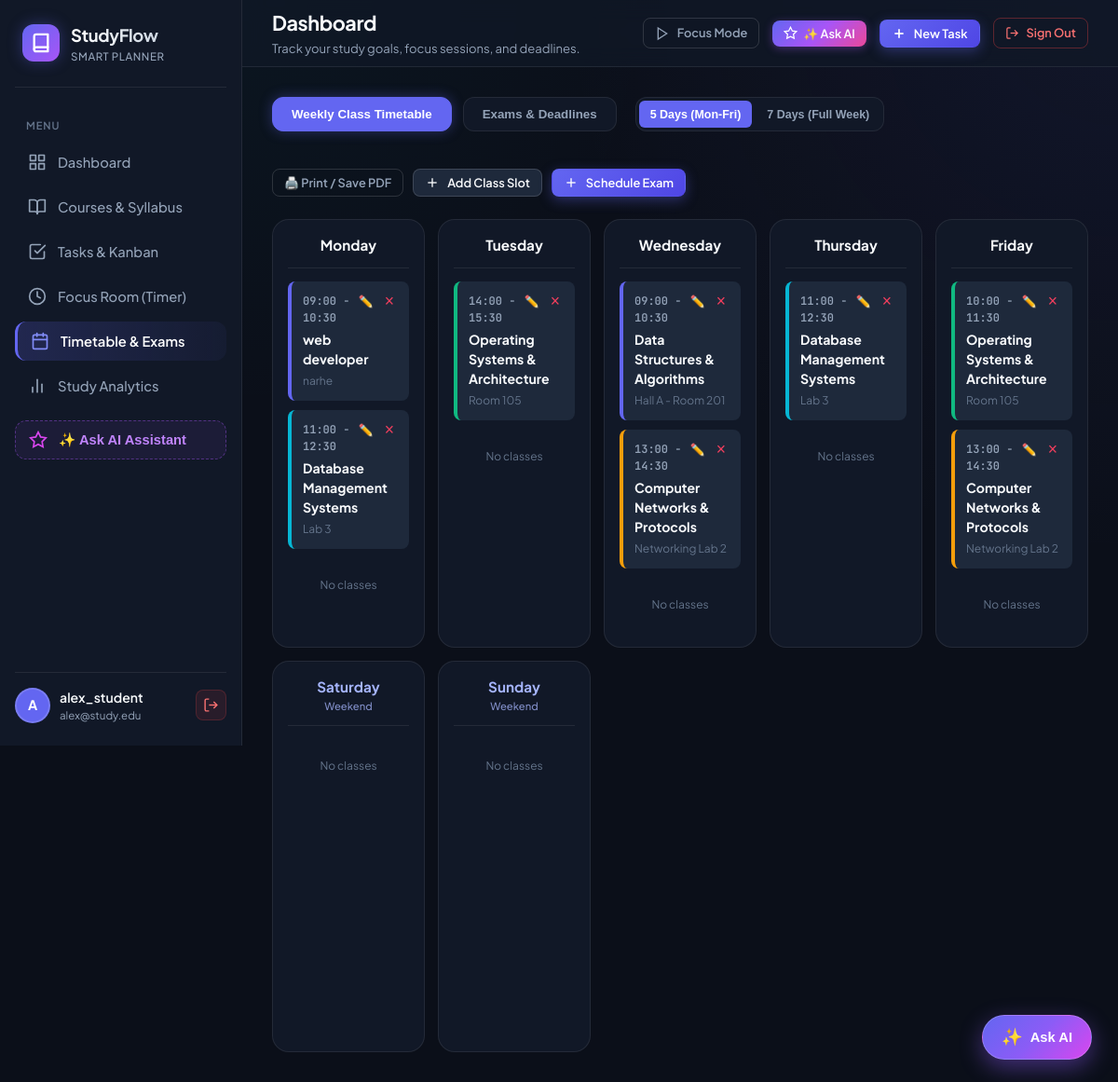
The app's page /calendar (signed in) with its own data.
### tables this page shows
CREATE TABLE users (
    id INTEGER PRIMARY KEY AUTOINCREMENT,
    username TEXT UNIQUE NOT NULL,
    email TEXT UNIQUE NOT NULL,
    password_hash TEXT NOT NULL,
    avatar_color TEXT DEFAULT '#6366f1',
    daily_goal_minutes INTEGER DEFAULT 120,
    created_at DATETIME DEFAULT CURRENT_TIMESTAMP
, auth_provider TEXT DEFAULT 'local', google_id TEXT, avatar_url TEXT);

CREATE TABLE timetable_slots (
    id INTEGER PRIMARY KEY AUTOINCREMENT,
    user_id INTEGER NOT NULL,
    subject_id INTEGER NOT NULL,
    day_of_week INTEGER NOT NULL CHECK(day_of_week BETWEEN 0 AND 6), -- 0 = Monday, 6 = Sunday
    start_time TEXT NOT NULL, -- Format 'HH:MM' e.g. '09:30'
    end_time TEXT NOT NULL,   -- Format 'HH:MM' e.g. '11:00'
    location TEXT,
    created_at DATETIME DEFAULT CURRENT_TIMESTAMP,
    FOREIGN KEY (user_id) REFERENCES users(id) ON DELETE CASCADE,
    FOREIGN KEY (subject_id) REFERENCES subjects(id) ON DELETE CASCADE
);

CREATE TABLE subjects (
    id INTEGER PRIMARY KEY AUTOINCREMENT,
    user_id INTEGER NOT NULL,
    name TEXT NOT NULL,
    code TEXT,
    color TEXT NOT NULL DEFAULT '#6366f1',
    icon TEXT DEFAULT 'book',
    target_hours_per_week REAL DEFAULT 5.0,
    created_at DATETIME DEFAULT CURRENT_TIMESTAMP,
    FOREIGN KEY (user_id) REFERENCES users(id) ON DELETE CASCADE
);

### backend/routes/view_routes.py (the view)
@views_bp.route('/calendar')
@login_required
def calendar():
    user_id = get_current_user_id()
    user = get_current_user()
    if not user:
        session.clear()
        return redirect(url_for('views.login'))
    subjects = get_user_subjects(user_id)
    timetable = query_db("""
        SELECT ts.*, s.name as subject_name, s.color as subject_color, s.code as subject_code
        FROM timetable_slots ts
        JOIN subjects s ON ts.subject_id = s.id
        WHERE ts.user_id = ?
        ORDER BY ts.day_of_week, ts.start_time
    """, (user_id,))
    exams = query_db("""
        SELECT e.*, s.name as subject_name, s.color as subject_color
        FROM exams e
        JOIN subjects s ON e.subject_id = s.id
        WHERE e.user_id = ?
        ORDER BY e.exam_date ASC
    """, (user_id,))
    return render_template('pages/calendar.html',
                           user=user,
                           subjects=subjects,
                           timetable=timetable,
                           exams=exams,
                           active_page='calendar')

### frontend/templates/pages/calendar.html (shortened to what this page needs)
{% extends 'layouts/base.html' %}
{% block extra_css %}
<link rel="stylesheet" href="{{ url_for('static', filename='css/pages/calendar.css') }}">
{% endblock %}
{% block content %}
<div style="display: flex; justify-content: space-between; align-items: center; margin-bottom: 24px; flex-wrap: wrap; gap: 16px;">
    <div class="calendar-tabs">
        <button class="tab-btn active" data-target="timetableTab">Weekly Class Timetable</button>
        <button class="tab-btn" data-target="examsTab">Exams & Deadlines</button>
        <div class="timetable-view-toggle" style="display: inline-flex; background: var(--bg-surface); border: 1px solid var(--border-subtle); border-radius: var(--radius-md); padding: 3px; gap: 4px; margin-left: 8px;">
            <button type="button" class="view-days-btn active" id="btnDays5" onclick="setTimetableDays(5)" style="padding: 5px 12px; font-size: 0.78rem; border-radius: 6px; border: none; background: var(--primary); color: white; cursor: pointer; font-weight: 600; transition: all 0.2s;">5 Days (Mon-Fri)</button>
            <button type="button" class="view-days-btn" id="btnDays7" onclick="setTimetableDays(7)" style="padding: 5px 12px; font-size: 0.78rem; border-radius: 6px; border: none; background: transparent; color: var(--text-secondary); cursor: pointer; font-weight: 600; transition: all 0.2s;">7 Days (Full Week)</button>
        </div>
    </div>
    <div style="display: flex; gap: 10px; align-items: center; flex-wrap: wrap;">
        <button type="button" class="btn btn-outline btn-sm" onclick="printTimetableSchedule()" title="Print weekly timetable or save as clean PDF">🖨️ Print / Save PDF</button>
        <button class="btn btn-secondary btn-sm" onclick="openAddTimetableModal()">
            <svg width="16" height="16" viewBox="0 0 24 24" fill="none" stroke="currentColor" stroke-width="2">
                <line x1="12" y1="5" x2="12" y2="19"></line>
                <line x1="5" y1="12" x2="19" y2="12"></line>
            </svg>
            <span>Add Class Slot</span>
        </button>
        <button class="btn btn-primary btn-sm" onclick="openAddExamModal()">
            <svg width="16" height="16" viewBox="0 0 24 24" fill="none" stroke="currentColor" stroke-width="2">
                <line x1="12" y1="5" x2="12" y2="19"></line>
                <line x1="5" y1="12" x2="19" y2="12"></line>
            </svg>
            <span>Schedule Exam</span>
        </button>
    </div>
</div>
<div id="timetableTab" class="tab-content">
    <div class="timetable-grid" id="timetableGrid">
        {% set days = ["Monday", "Tuesday", "Wednesday", "Thursday", "Friday", "Saturday", "Sunday"] %}
        {% for day_idx in range(7) %}
            <div class="day-column {% if day_idx >= 5 %}weekend-column{% endif %}" data-day-index="{{ day_idx }}">
                <div class="day-header" style="{% if day_idx >= 5 %}color: #a5b4fc;{% endif %}">
                    {{ days[day_idx] }}
                    {% if day_idx >= 5 %}<span style="font-size: 0.7rem; font-weight: 500; opacity: 0.75; display: block;">Weekend</span>{% endif %}
                </div>
                <div class="day-slots-container">
                    {% set found_slots = false %}
                    {% for slot in timetable %}
                        {% if slot.day_of_week == day_idx %}
                            {% set found_slots = true %}
                            <div class="class-slot-card" style="--slot-color: {{ slot.subject_color }};">
                                <div style="display: flex; justify-content: space-between; align-items: flex-start;">
                                    <span class="class-slot-time">{{ slot.start_time }} - {{ slot.end_time }}</span>
                                    <div style="display: flex; gap: 4px; align-items: center;">
                                        <button onclick="editTimetableSlot({{ slot.id }}, {{ slot.subject_id }}, {{ slot.day_of_week }}, '{{ slot.start_time }}', '{{ slot.end_time }}', '{{ (slot.location or '') | replace('\\', '\\\\') | replace('\'', '\\\'') }}')"
                                            style="background:none; border:none; color:var(--text-muted); cursor:pointer; font-size: 0.8rem; padding: 2px 4px; transition: color 0.2s;" title="Edit Class">✏️</button>
                                        <button onclick="deleteTimetableSlot({{ slot.id }})" style="background:none; border:none; color:var(--accent-rose); cursor:pointer; font-size: 1.1rem; line-height: 1; padding: 0 4px;" title="Delete Class">&times;</button>
                                    </div>
                                </div>
                                <div class="class-slot-subject">{{ slot.subject_name }}</div>
                                <div class="class-slot-location">{{ slot.location or 'TBA' }}</div>
                            </div>
                        {% endif %}
                    {% endfor %}
                    {% if not found_slots %}
                        <div style="font-size: 0.75rem; color: var(--text-muted); text-align: center; padding: 20px 0;">No classes</div>
                    {% endif %}
                </div>
            </div>
        {% endfor %}
    </div>
</div>
{% endblock %}

### frontend/templates/components/sidebar.html (shortened to what this page needs)
<aside class="sidebar" id="sidebar">
    <a href="{{ url_for('views.dashboard') }}" class="brand-logo">
        <div class="logo-icon-badge">
            <svg width="22" height="22" viewBox="0 0 24 24" fill="none" stroke="currentColor" stroke-width="2.5" stroke-linecap="round" stroke-linejoin="round">
                <path d="M4 19.5A2.5 2.5 0 0 1 6.5 17H20"></path>
                <path d="M6.5 2H20v20H6.5A2.5 2.5 0 0 1 4 19.5v-15A2.5 2.5 0 0 1 6.5 2z"></path>
            </svg>
        </div>
        <div>
            <div class="brand-title">StudyFlow</div>
            <div class="brand-subtitle">Smart Planner</div>
        </div>
    </a>
    <nav class="nav-menu">
        <div class="nav-section-title">Menu</div>
        <a href="{{ url_for('views.dashboard') }}" class="nav-item {% if active_page == 'dashboard' %}active{% endif %}">
            <span>Dashboard</span>
        </a>
        <a href="{{ url_for('views.subjects') }}" class="nav-item {% if active_page == 'subjects' %}active{% endif %}">
            <svg width="20" height="20" viewBox="0 0 24 24" fill="none" stroke="currentColor" stroke-width="2" stroke-linecap="round" stroke-linejoin="round">
                <path d="M2 3h6a4 4 0 0 1 4 4v14a3 3 0 0 0-3-3H2z"></path>
                <path d="M22 3h-6a4 4 0 0 0-4 4v14a3 3 0 0 1 3-3h7z"></path>
            </svg>
            <span>Courses & Syllabus</span>
        </a>
        <a href="{{ url_for('views.tasks') }}" class="nav-item {% if active_page == 'tasks' %}active{% endif %}">
            <svg width="20" height="20" viewBox="0 0 24 24" fill="none" stroke="currentColor" stroke-width="2" stroke-linecap="round" stroke-linejoin="round">
                <path d="M9 11l3 3L22 4"></path>
                <path d="M21 12v7a2 2 0 0 1-2 2H5a2 2 0 0 1-2-2V5a2 2 0 0 1 2-2h11"></path>
            </svg>
            <span>Tasks & Kanban</span>
        </a>
        <a href="{{ url_for('views.timer') }}" class="nav-item {% if active_page == 'timer' %}active{% endif %}">
            <svg width="20" height="20" viewBox="0 0 24 24" fill="none" stroke="currentColor" stroke-width="2" stroke-linecap="round" stroke-linejoin="round">
                <circle cx="12" cy="12" r="10"></circle>
                <polyline points="12 6 12 12 16 14"></polyline>
            </svg>
            <span>Focus Room (Timer)</span>
        </a>
        <a href="{{ url_for('views.calendar') }}" class="nav-item {% if active_page == 'calendar' %}active{% endif %}">
            <span>Timetable & Exams</span>
        </a>
        <a href="{{ url_for('views.analytics') }}" class="nav-item {% if active_page == 'analytics' %}active{% endif %}">
            <svg width="20" height="20" viewBox="0 0 24 24" fill="none" stroke="currentColor" stroke-width="2" stroke-linecap="round" stroke-linejoin="round">
                <line x1="18" y1="20" x2="18" y2="10"></line>
                <line x1="12" y1="20" x2="12" y2="4"></line>
                <line x1="6" y1="20" x2="6" y2="14"></line>
            </svg>
            <span>Study Analytics</span>
        </a>
        <button type="button" class="nav-item" onclick="openModal('aiModal')" style="color: #c084fc; border: 1px dashed rgba(168, 85, 247, 0.4); background: rgba(168, 85, 247, 0.08); margin-top: 10px; cursor: pointer; text-align: left; width: 100%;">
            <svg width="20" height="20" viewBox="0 0 24 24" fill="none" stroke="#d946ef" stroke-width="2">
                <polygon points="12 2 15.09 8.26 22 9.27 17 14.14 18.18 21.02 12 17.77 5.82 21.02 7 14.14 2 9.27 8.91 8.26 12 2"></polygon>
            </svg>
            <span style="font-weight: 700;">✨ Ask AI Assistant</span>
        </button>
    </nav>
    <div class="sidebar-footer">
        <div class="user-profile-widget" style="display: flex; align-items: center; justify-content: space-between; width: 100%;">
            <div style="display: flex; align-items: center; gap: 10px; overflow: hidden; min-width: 0;">
                <div class="user-avatar" style="background-color: {{ user.avatar_color if user else '#6366f1' }}; flex-shrink: 0;">
                    {% if user and user.avatar_url %}
                        <img src="{{ user.avatar_url }}" alt="avatar" style="width: 100%; height: 100%; border-radius: 50%; object-fit: cover;">
                    {% else %}
                        {{ user.username[0]|upper if user else 'S' }}
                    {% endif %}
                </div>
                <div class="user-info" style="overflow: hidden;">
                    <span class="user-name" title="{{ user.username if user else 'Student' }}">{{ user.username if user else 'Student' }}</span>
                    <span class="user-status" style="font-size: 0.72rem; color: var(--text-secondary); text-overflow: ellipsis; overflow: hidden; white-space: nowrap; display: block;" title="{{ user.email if user else '' }}">
                        {{ user.email if user else 'Active Student' }}
                    </span>
                </div>
            </div>
            <a href="{{ url_for('views.logout') }}" class="btn-sidebar-logout" title="Sign Out" style="color: #f87171; background: rgba(239, 68, 68, 0.1); border: 1px solid rgba(239, 68, 68, 0.2); padding: 7px; border-radius: 8px; display: inline-flex; align-items: center; justify-content: center; text-decoration: none; flex-shrink: 0; margin-left: 6px;">
                <svg width="17" height="17" viewBox="0 0 24 24" fill="none" stroke="currentColor" stroke-width="2">
                    <path d="M9 21H5a2 2 0 0 1-2-2V5a2 2 0 0 1 2-2h4"></path>
                    <polyline points="16 17 21 12 16 7"></polyline>
                    <line x1="21" y1="12" x2="9" y2="12"></line>
                </svg>
            </a>
        </div>
    </div>
</aside>

### records on screen
users: username "A", username "alex_student", email "alex@study.edu"
timetable_slots: start_time "09:00", end_time "10:30", subject_name "web developer", location "narhe"
timetable_slots: start_time "11:00", end_time "12:30", subject_name "Database Management Systems", location "Lab 3"
timetable_slots: start_time "14:00", end_time "15:30", subject_name "Operating Systems & Architecture", location "Room 105"
timetable_slots: start_time "09:00", end_time "10:30", subject_name "Data Structures & Algorithms", location "Hall A - Room 201"
timetable_slots: start_time "13:00", end_time "14:30", subject_name "Computer Networks & Protocols", location "Networking Lab 2"
timetable_slots: start_time "11:00", end_time "12:30", subject_name "Database Management Systems", location "Lab 3"
timetable_slots: start_time "10:00", end_time "11:30", subject_name "Operating Systems & Architecture", location "Room 105"
timetable_slots: start_time "13:00", end_time "14:30", subject_name "Computer Networks & Protocols", location "Networking Lab 2"

### other values on screen
{{ days[day_idx] }} "Monday" "Tuesday" "Wednesday" "Thursday" "Friday" "Saturday" "Sunday"
